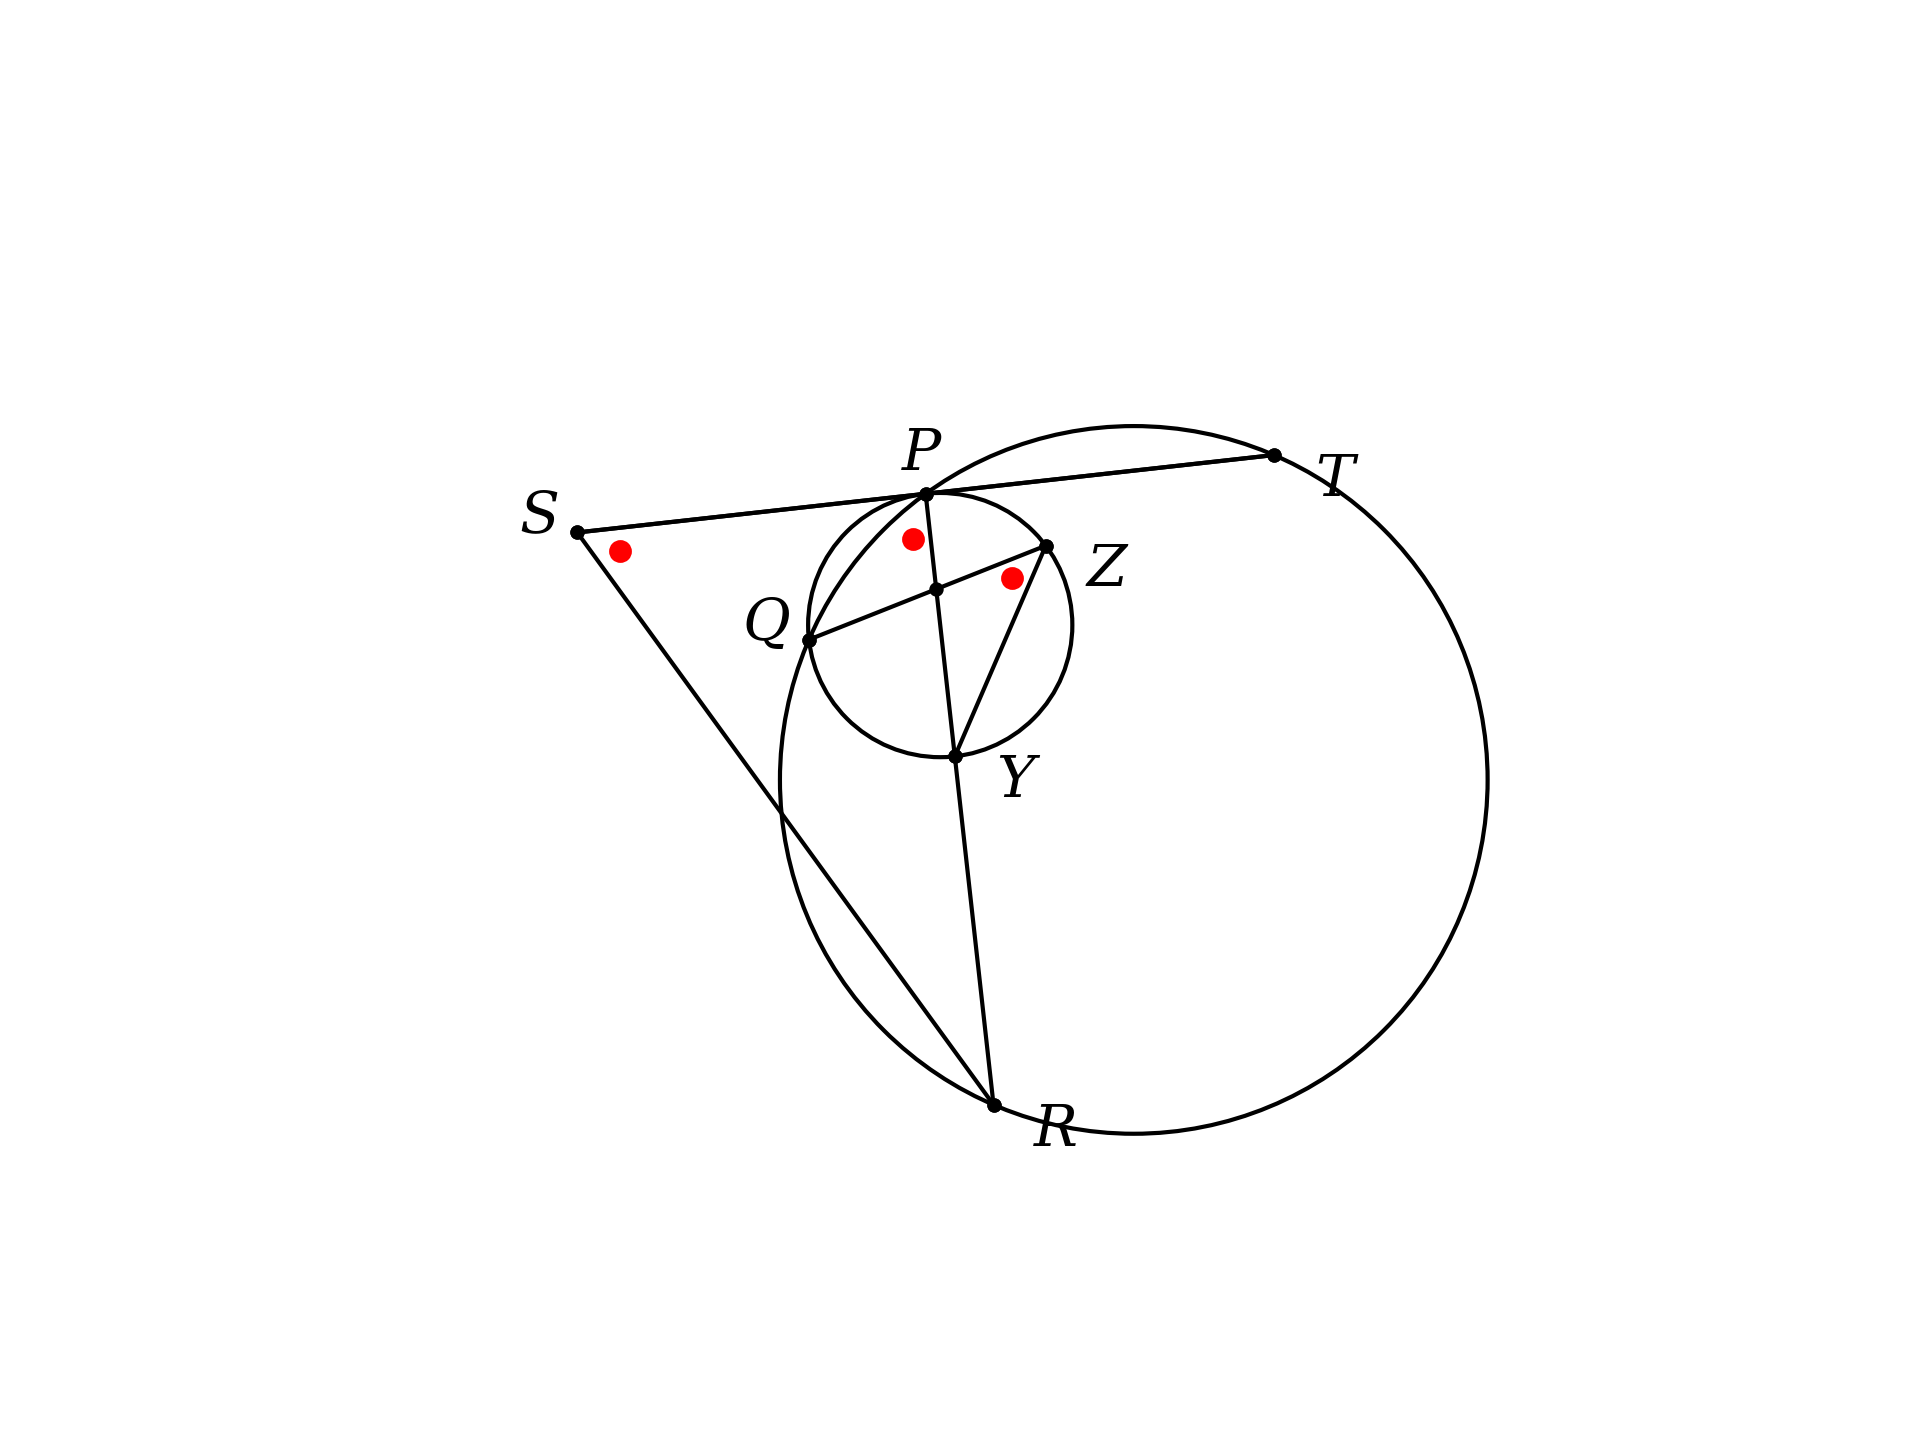

Write Python code to recreate this figure.
import math
import matplotlib.pyplot as plt
import numpy as np
import geometry as geo

fig, ax = geo.init()
ax.set(xlim=(-40,140), ylim=(-50,140))

Q = geo.Point(20,60)
P = geo.Point(40,85)
Y = geo.Point(45,40)

O,r = geo.get_circumcircle([P,Q,Y])

circle = plt.Circle((O.x,O.y),r, 
    facecolor='none',
    edgecolor='k')
ax.add_patch(circle)

U,V = geo.get_perp_at_point_by_fractional_length(
    [O,P],f=1.0)

T = geo.get_point_by_fractional_length([P,U],4.0)
S = geo.get_point_by_fractional_length([T,P],2.0)

geo.draw_line_segments(ax,[[S,T]])

O2,r2 = geo.get_circumcircle([P,Q,T])
circle2 = plt.Circle((O2.x,O2.y),r2, 
    facecolor='none',
    edgecolor='k')
ax.add_patch(circle2)

R = geo.get_intersection_line_segment_circle(
    [P,Y],[O2,r2])[1]


Z = geo.get_intersection_line_segment_circle(
    [Q,T],[O,r])[1]

X = geo.get_intersection_for_two_lines(
    [P,Y],[Z,Q])
    

geo.draw_line_segments(ax,[[Z,Y],[P,R],[S,R]])

geo.mark_angles(ax,
    [[Q,P,R],[Q,Z,Y],[P,S,R]],c='r',d=8)

geo.draw_line_segments(ax,[[Q,Z]])

# ----------------------------------------

geo.scatter_points(ax,[P,Q,R,Y,S,T,X,Z],s=6)


geo.label_points([('P',P,'NW',4),
                  ('Q',Q,'W',8),
                  ('Y',Y,'SE',7),
                  ('R',R,'SE',7),
                  ('Z',Z,'SE',7),
                  ('T',T,'SE',7),
                  ('S',S,'W',7),
                    ])


plt.gca().set_axis_off()
ofn = '/Users/telliott/Desktop/inscribed_prob3.png'
plt.savefig(ofn, dpi=300)
